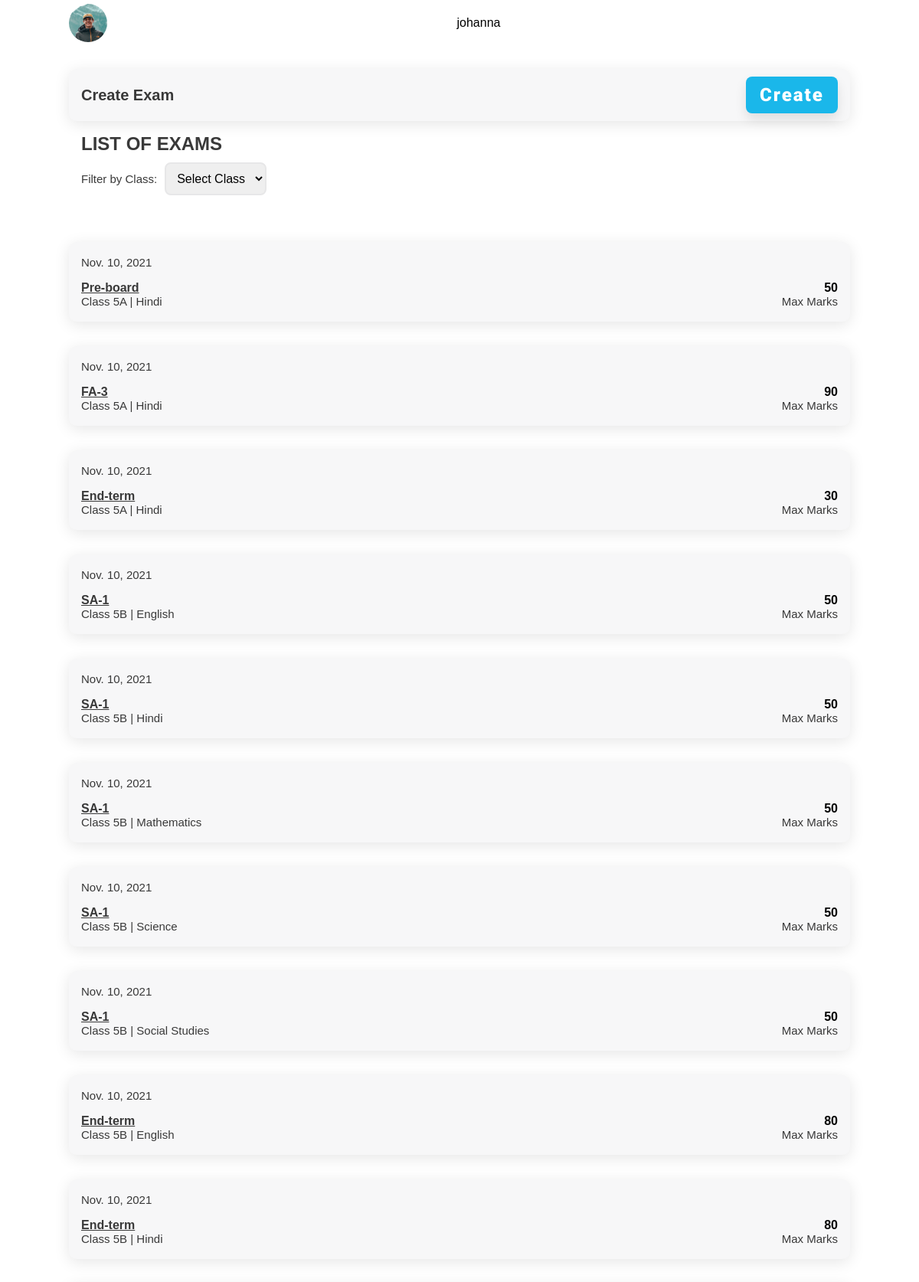
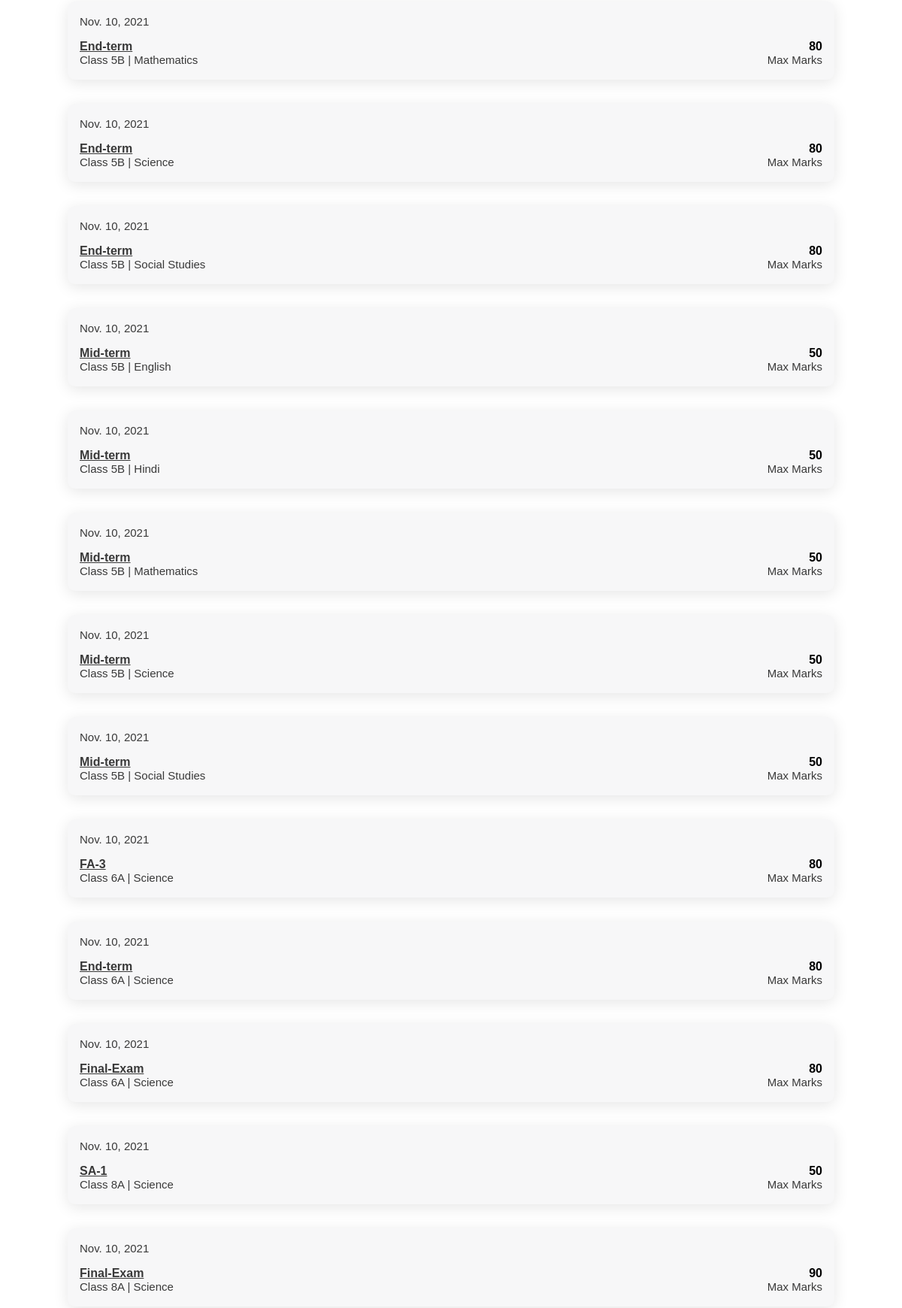
/exam/teacherExamList/ (signed in, upper part), run on the app's committed database (2 pictures, top to bottom).
### exam/models.py (models this page shows)
class ExamHeldSubject(models.Model):
    exam = models.ForeignKey(exam, on_delete=models.CASCADE)
    subject = models.ForeignKey(subject, on_delete=models.CASCADE)

class exam(models.Model):
    date = models.DateField(auto_now=True)
    name = models.CharField(max_length=100)
    max_marks = models.IntegerField()
    ms = models.BooleanField()

### teacher/models.py (models this page shows)
class subject(models.Model):
    subject = models.CharField(max_length=50)
    Class = models.ForeignKey(classSection, on_delete=models.PROTECT)
    teacher = models.ForeignKey(teacher, on_delete=models.PROTECT)

class classSection(models.Model):
    Class = models.IntegerField()
    section = models.CharField(max_length=50)
    teacher = models.OneToOneField(teacher, on_delete=models.PROTECT)

### exam/views.py (the view)
# urls.py: path('teacherExamList/', views.teacherExamList, name='teacherExamList'),
def teacherExamList(request):
    usr = request.user
    teacherobj = teacher.objects.get(user=usr)
    subject_qs = subject.objects.filter(teacher=teacherobj)
    class_qs = []
    for subject_q in subject_qs:
        if subject_q.Class not in class_qs:
            class_qs.append(subject_q.Class)
    print("class_qs ", class_qs)
    exam_qs = ExamHeldSubject.objects.filter(subject__in = subject_qs)
    class_qs_1 = classSection.objects.get(teacher=teacherobj)
    subject_qs_1  = subject.objects.filter(Class=class_qs_1)
    exam_qs_1 = ExamHeldSubject.objects.filter(subject__in = subject_qs_1)
    exam_qs = exam_qs.union(exam_qs_1)
    class_qs.append(class_qs_1)
    class_qs = set(class_qs)
    print("class_qs ", class_qs)
    return render(request, 'teacherExamList.html', {'exam_lst': exam_qs, 'classes': class_qs})

### templates/teacher/teacherExamList.html (shortened to what this page needs)
{% extends 'home.html' %} {% load static %} {% block extra-head %}
<link rel="stylesheet" href="{% static 'css/attendance.css' %}" />
<link rel="stylesheet" href="{% static 'css/teacherExam.css' %}" />
{% endblock extra-head %}
{% block content %}
<section id="start-att">
  <div class="component-back">
    <div>
      <h2>Create Exam</h2>
    </div>
    <button class="btn btn-lg">Create</button>
  </div>
  <div class="exam-list-txt">
    <h1>LIST OF EXAMS</h1>
    <div class="exam-list-class-filter">
      <p>Filter by Class:</p>
      <select name="select-class" id="" onchange="submitHandler(event)">
        <option value="all" selected="">Select Class</option>
      </select>
    </div>
  </div>
</section>
<section id="home-menu">
  <div class="home-menu">
      {% for current_exam in exam_lst %}
      <div id="exam#{{ current_exam.exam.id }}" class="menu-list tech-exam-list">
        <div>
          <p>{{ current_exam.exam.date }}</p>
        </div>
        <div class="exam-data">
          <a href="{% url 'exam:marksEdit' current_exam.id %}">
            <div class="exam-desc">
              <h3 class="text-underline">{{ current_exam.exam.name }}</h3>
              <p>
                Class <span class="exam-class">{{current_exam.subject.Class.Class}}{{current_exam.subject.Class.section}}</span> |
                {{current_exam.subject.subject}}
              </p>
            </div>
          </a>
          <div class="max-marks">
            <h4>{{ current_exam.exam.max_marks }}</h4>
            <p>Max Marks</p>
          </div>
        </div>
      </div>
      {% endfor %}
  </div>
</section>
{% endblock content %}

### templates/teacher/home.html (shortened to what this page needs)
{% load static %}
<!DOCTYPE html>
<html lang="en">
  {% block head %}
  <head>
    <link
      rel="stylesheet"
      href="https://cdnjs.cloudflare.com/ajax/libs/font-awesome/6.0.0-beta2/css/all.min.css"
    />
    <link rel="stylesheet" href="{% static 'css/style.css' %}" />
    {% block extra-head %}{% endblock extra-head %}
  </head>
  {% endblock head %}
  <body>
    <section id="main">
      {% block nav %}
      <section id="nav">
        <nav class="top-navbar">
          <div class="profile-picture">
            <img src="{% static '/img/profile.jpg' %}" />
          </div>
          {{ user.username }}
        </nav>
      </section>
    {% endblock nav %}
{% block content %}{% endblock content %}
    </section>
  </body>
</html>

### static/css/style.css (style rules this page uses)
:root { --dark-green: #1ab7ea; --light-green: #9cdabd; --dark-red: #fb3f4a; --light-red: #fb878e; --light-red: #2196f3; --light-grey: #f7f7f8; --dark-grey: #e7e7e8; --dark: #393939; --faded: #555555; --center-width: 85%; }
* { box-sizing: border-box; margin: 0; padding: 0; }
body { font-family: "Arial", sans-serif; -webkit-font-smoothing: antialiased; }
a { text-decoration: none; }
* { margin: 0; padding: 0; }
#main { margin: auto; margin-bottom: 60px; width: 100%; background-color: #fff; }
#nav { margin-bottom: 30px; }
.top-navbar { margin: auto; display: flex; justify-content: space-between; align-items: center; align-content: center; height: 60px; width: var(--center-width); }
.profile-picture { height: 50px; width: 50px; }
.profile-picture img { height: 100%; width: 100%; border-radius: 50px; object-fit: cover; }
.home-menu, .goto { margin: 35px auto 0; width: var(--center-width); display: flex; flex-direction: column; justify-content: space-between; }
.menu-list, .component-back { background-color: var(--light-grey); border-radius: 10px; display: flex; justify-content: space-between; align-items: center; margin: 1em 0; padding: 10px 16px; transition: all 0.5s ease 0s; box-shadow: 0px 4px 20px rgba(0, 0, 0, 0.1); }
.btn { display: inline-block; background: var(--dark-green); color: #fff; padding: 10px 15px; min-width: 120px; font-size: 1rem; text-align: center; border: none; cursor: pointer; outline: none; box-shadow: 0px 8px 15px rgba(0, 0, 0, 0.1); transition: all 0.3s ease 0s; border-radius: 8px; letter-spacing: 2px; font-family: "Roboto", sans-serif; font-weight: 900; }
.btn-lg { font-size: 1.5rem; }
p { color: var(--dark); font-size: 15px; font-weight: 300; }
h1 { color: var(--dark); text-transform: capitalize; font-size: 24px; font-weight: 600; }
h2 { color: var(--dark); text-transform: capitalize; font-size: 20px; font-weight: 600; }
h3 { color: var(--dark); font-size: 16px; font-weight: 600; }
.text-underline { text-decoration: underline; }

### static/css/attendance.css (style rules this page uses)
#start-att { width: 85%; margin: auto; }

### static/css/teacherExam.css (style rules this page uses)
.exam-list-txt { padding: 0px 16px; align-items: center; }
.exam-list-txt select { outline: none; padding: 10px; font-size: 16px; border: 2px solid var(--dark-grey); border-radius: 8px; transition: all 0.1s ease; margin: 10px; }
.exam-list-class-filter { display: flex; align-items: center; }
.tech-exam-list { flex-direction: column; }
.tech-exam-list > * { margin: 8px 0px; }
.tech-exam-list > div:nth-child(1) { align-self: baseline; }
.exam-data { display: flex; justify-content: space-between; width: 100%; text-align: right; }
.exam-desc { text-align: left; }

### data on the page
ExamHeldSubject: exam "Nov. 10, 2021", exam.name "Pre-board", subject.Class.Class "5", subject.Class.section "A", subject.subject "Hindi", exam.max_marks "50"
ExamHeldSubject: exam "Nov. 10, 2021", exam.name "FA-3", subject.Class.Class "5", subject.Class.section "A", subject.subject "Hindi", exam.max_marks "90"
ExamHeldSubject: exam "Nov. 10, 2021", exam.name "End-term", subject.Class.Class "5", subject.Class.section "A", subject.subject "Hindi", exam.max_marks "30"
ExamHeldSubject: exam "Nov. 10, 2021", exam.name "SA-1", subject.Class.Class "5", subject.Class.section "B", subject.subject "English", exam.max_marks "50"
ExamHeldSubject: exam "Nov. 10, 2021", exam.name "SA-1", subject.Class.Class "5", subject.Class.section "B", subject.subject "Hindi", exam.max_marks "50"
ExamHeldSubject: exam "Nov. 10, 2021", exam.name "SA-1", subject.Class.Class "5", subject.Class.section "B", subject.subject "Mathematics", exam.max_marks "50"
ExamHeldSubject: exam "Nov. 10, 2021", exam.name "SA-1", subject.Class.Class "5", subject.Class.section "B", subject.subject "Science", exam.max_marks "50"
ExamHeldSubject: exam "Nov. 10, 2021", exam.name "SA-1", subject.Class.Class "5", subject.Class.section "B", subject.subject "Social Studies", exam.max_marks "50"
ExamHeldSubject: exam "Nov. 10, 2021", exam.name "End-term", subject.Class.Class "5", subject.Class.section "B", subject.subject "English", exam.max_marks "80"
ExamHeldSubject: exam "Nov. 10, 2021", exam.name "End-term", subject.Class.Class "5", subject.Class.section "B", subject.subject "Hindi", exam.max_marks "80"
ExamHeldSubject: exam "Nov. 10, 2021", exam.name "End-term", subject.Class.Class "5", subject.Class.section "B", subject.subject "Mathematics", exam.max_marks "80"
ExamHeldSubject: exam "Nov. 10, 2021", exam.name "End-term", subject.Class.Class "5", subject.Class.section "B", subject.subject "Science", exam.max_marks "80"
ExamHeldSubject: exam "Nov. 10, 2021", exam.name "End-term", subject.Class.Class "5", subject.Class.section "B", subject.subject "Social Studies", exam.max_marks "80"
ExamHeldSubject: exam "Nov. 10, 2021", exam.name "Mid-term", subject.Class.Class "5", subject.Class.section "B", subject.subject "English", exam.max_marks "50"
ExamHeldSubject: exam "Nov. 10, 2021", exam.name "Mid-term", subject.Class.Class "5", subject.Class.section "B", subject.subject "Hindi", exam.max_marks "50"
ExamHeldSubject: exam "Nov. 10, 2021", exam.name "Mid-term", subject.Class.Class "5", subject.Class.section "B", subject.subject "Mathematics", exam.max_marks "50"
ExamHeldSubject: exam "Nov. 10, 2021", exam.name "Mid-term", subject.Class.Class "5", subject.Class.section "B", subject.subject "Science", exam.max_marks "50"
ExamHeldSubject: exam "Nov. 10, 2021", exam.name "Mid-term", subject.Class.Class "5", subject.Class.section "B", subject.subject "Social Studies", exam.max_marks "50"
ExamHeldSubject: exam "Nov. 10, 2021", exam.name "FA-3", subject.Class.Class "6", subject.Class.section "A", subject.subject "Science", exam.max_marks "80"
ExamHeldSubject: exam "Nov. 10, 2021", exam.name "End-term", subject.Class.Class "6", subject.Class.section "A", subject.subject "Science", exam.max_marks "80"
ExamHeldSubject: exam "Nov. 10, 2021", exam.name "Final-Exam", subject.Class.Class "6", subject.Class.section "A", subject.subject "Science", exam.max_marks "80"
ExamHeldSubject: exam "Nov. 10, 2021", exam.name "SA-1", subject.Class.Class "8", subject.Class.section "A", subject.subject "Science", exam.max_marks "50"
ExamHeldSubject: exam "Nov. 10, 2021", exam.name "Final-Exam", subject.Class.Class "8", subject.Class.section "A", subject.subject "Science", exam.max_marks "90"

### other printed values
{{ user.username }} "johanna"
